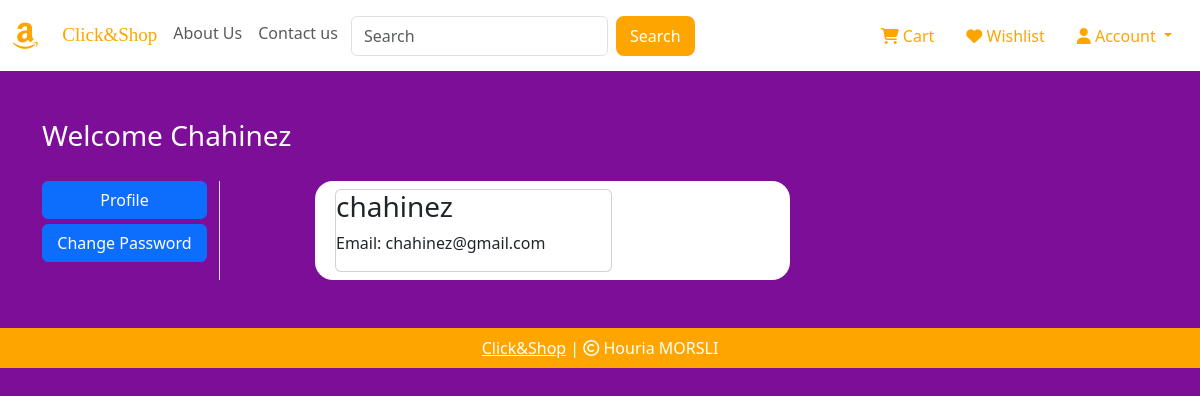
Page /profile/4 (signed in) on the committed database.
### website/models.py (models this page shows, shortened)
class Customer(db.Model, UserMixin):
    id = db.Column(db.Integer, primary_key=True)
    email = db.Column(db.String(100), unique=True)
    username = db.Column(db.String(100))
    password_hash = db.Column(db.String(150))
    date_joined = db.Column(db.DateTime(), default=datetime.utcnow)
    cart_items = db.relationship('Cart', backref=db.backref('customer', lazy=True))
    orders = db.relationship('Order', backref=db.backref('customer', lazy=True))
    @property
    def password(self):
        raise AttributeError('Password is not a readable Attribute')

### website/auth.py (the view)
@auth.route('/profile/<int:customer_id>')
@login_required
def profile(customer_id):
    customer = Customer.query.get(customer_id)
    return render_template('profile.html', customer=customer)

### website/__init__.py (called while the page is built)
def create_app():
    app = Flask(__name__)
    app.config['SECRET_KEY'] = 'your-secret-key-here'
    app.config['SQLALCHEMY_DATABASE_URI'] = f'sqlite:///{DB_NAME}'
    db.init_app(app)
    @app.errorhandler(404)
    def page_not_found(error):
        return render_template('404.html')
    login_manager = LoginManager()
    login_manager.init_app(app)
    login_manager.login_view = 'auth.login'
    @login_manager.user_loader
    def load_user(id):
        return Customer.query.get(int(id))
    from .views import views
    from .auth import auth
    from .admin import admin
    from .models import Customer, Cart, Product, Order
    app.register_blueprint(views, url_prefix='/')
    app.register_blueprint(auth, url_prefix='/')
    app.register_blueprint(admin, url_prefix='/')
    return app

### website/templates/profile.html (shortened to what this page needs)
{% extends 'base.html' %}
{% block body %}
<div class="container my-5">
    <div class="row">
        <h3 style="color: white;">Welcome <span class="text-capitalize">{{ customer.username }}</span></h3>
        <div class="col-sm-2 border-end" style="margin-top: 20px;">
            <ul class="list-unstyled">
                <li class="d-grid"><a href="#" class="btn btn-primary">Profile</a></li>
                <li class="d-grid"><a href="/change-password/{{ customer.id }}" class="btn btn-primary" style="margin-top: 5px;">Change Password</a></li>
            </ul>
        </div>
        <div class="col-sm-5 offset-sm-1" style="background-color: white; border-radius: 18px; margin-top: 20px;">
            <div class="row">
                <div class="col-sm-8">
                    <div class="card m-2">
                        <h3>{{ customer.username }}</h3>
                        <p>Email: {{ customer.email }}</p>
                    </div>
                </div>
            </div>
        </div>
    </div>
</div>
{% endblock %}

### rows in the picture
Customer: username "Chahinez", username "chahinez", email "chahinez@gmail.com"
